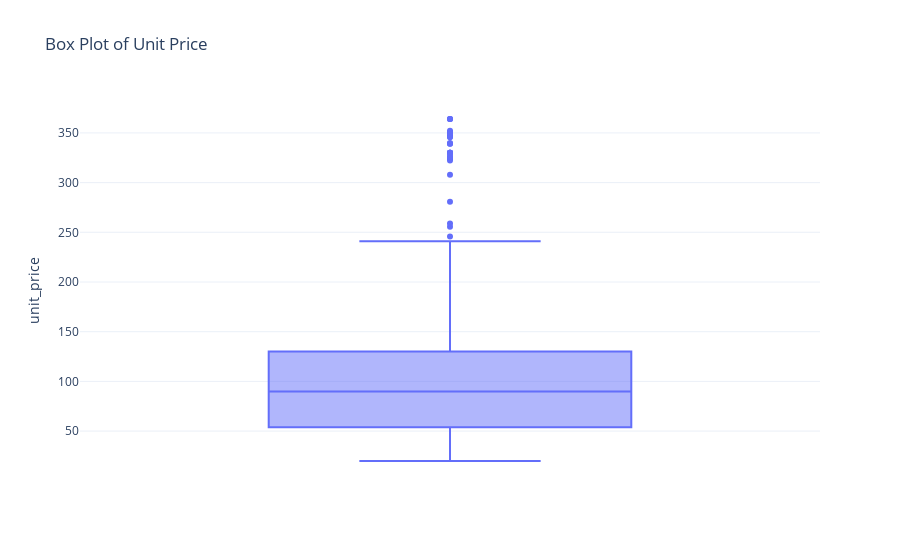

Source (notebook cell):
### Code cell
fig = px.box(data, 
             y='unit_price', 
             title='Box Plot of Unit Price')
fig.show()

### Figure 1 — Plotly figure (JSON) as saved in the notebook; plotly's stock layout.template omitted (floating-point values rounded to 4 significant figures; data arrays with more than 128 entries replaced by an {"elided": "..."} marker saying what was removed)
{"data": [{"alignmentgroup": "True", "hovertemplate": "unit_price=%{y}<extra></extra>", "legendgroup": "", "marker": {"color": "#636efa"}, "name": "", "notched": false, "offsetgroup": "", "orientation": "v", "showlegend": false, "type": "box", "x0": " ", "xaxis": "x", "y": {"elided": "676 float values"}, "y0": " ", "yaxis": "y"}], "layout": {"boxmode": "group", "legend": {"tracegroupgap": 0}, "title": {"text": "Box Plot of Unit Price"}, "xaxis": {"anchor": "y", "domain": [0, 1]}, "yaxis": {"anchor": "x", "domain": [0, 1], "title": {"text": "unit_price"}}}}
